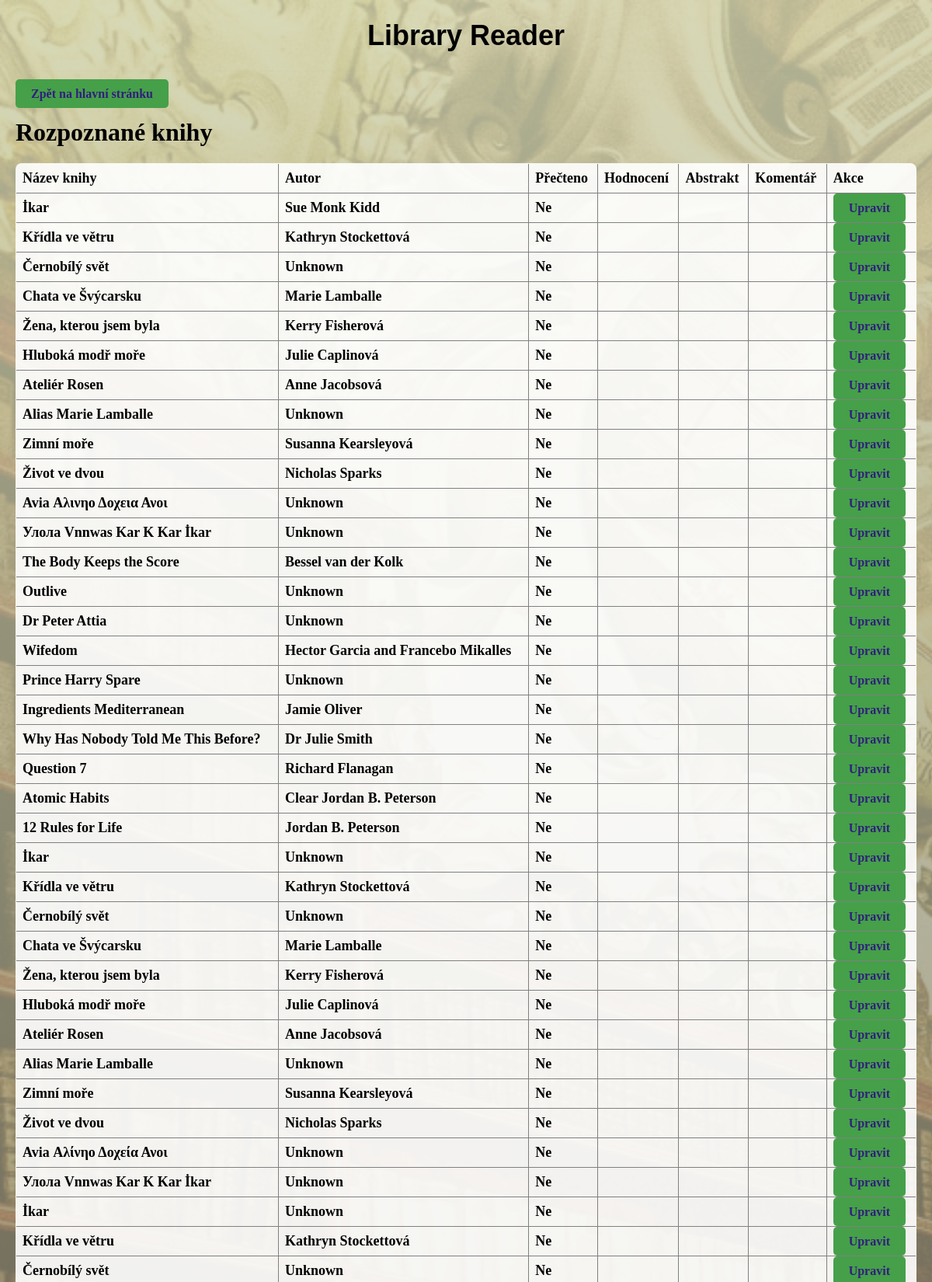
/books (upper part), run on the app's committed database.
### models.py (models this page shows)
class Book(db.Model):
    id = db.Column(db.Integer, primary_key=True)
    title = db.Column(db.String(255), nullable=True)
    author = db.Column(db.String(255), nullable=True)
    is_read = db.Column(db.Boolean, nullable=True) # ano X ne
    rating = db.Column(db.Integer, nullable=True)       # 1 - 10 hvězdiček
    abstract = db.Column(db.String(255), nullable=True)
    comment = db.Column(db.String(255), nullable=True)  # komentář

### app.py (the view)
@app.route("/books")
def books():
    try:
        books = Book.query.all()
        return render_template("books.html", books=books)
    except Exception as e:
        print(f"❌ Chyba při načítání knih: {e}")
        return render_template("books.html", error="Chyba při načítání knih.")

### templates/books.html (shortened to what this page needs)
{% extends "base.html" %}
{% block content %}
<main class="books-page">
<a href="{{ url_for('index') }}">Zpět na hlavní stránku</a>
<h1>Rozpoznané knihy</h1>
<table border="1">
    <tr>
        <th>Název knihy</th>
        <th>Autor</th>
        <th>Přečteno</th>
        <th>Hodnocení</th>
        <th>Abstrakt</th>
        <th>Komentář</th>
        <th>Akce</th>
    </tr>
    {% for book in books %}
        <tr>
            <td>{{ book.title }}</td>
            <td>{{ book.author }}</td>
            <td>{{ 'Ano' if book.is_read else 'Ne' }}</td>
            <td>{{ book.rating or '' }}</td>
            <td>{{ book.abstract or '' }}</td>
            <td>{{ book.comment or '' }}</td>
            <td><a href="{{ url_for('edit_books', book_id=book.id) }}">Upravit</a></td>
        </tr>
    {% endfor %}
</table>
<br>
</main>
{% endblock %}

### templates/base.html (shortened to what this page needs)
<!DOCTYPE html>
<html lang="cs">
<head>
    <link rel="stylesheet" href="{{ url_for('static', filename='css/style.css') }}">
</head>
<body>
    <header>
        <h1>Library Reader</h1>
    </header>
    <main>
        {% block content %}{% endblock %}
    </main>
</body>
</html>

### static/css/style.css (style rules this page uses)
html, body { height: 100%; margin: 0; padding: 0; }
body { background-image: linear-gradient(to bottom, rgba(209, 211, 175, 0.851), rgba(21, 7, 7, 0.733)), url("static/img/image_strahov.jpg"); font-family: Arial, sans-serif; background-color: #f4f4f9; color: #000000; background-repeat: no-repeat; background-size: cover; background-attachment: fixed; }
.books-page { font-family: 'Georgia', serif; font-size: 16px; color: #000000; padding: 20px; border-radius: 8px; box-shadow: 0 4px 6px rgba(0, 0, 0, 0.1); }
.books-page th, .books-page td { padding: 8px; text-align: left; }
.books-page table { width: 100%; border-collapse: collapse; font-size: large; font-weight: bold; background-color: rgba(255, 255, 255, 0.9); border-radius: 8px; overflow: hidden; }
header { padding: 1px; text-align: center; font-size: 18px; font-weight: bold; color: #000000; }
body { font-family: Arial, sans-serif; background-color: #f9f9f9; margin: 0; padding: 0; color: #333; }
a { text-align: center; margin-top: 20px; background-color: #45a049; border: none; color: #321e7e; text-decoration: none; font-weight: bold; padding: 10px 20px; border-radius: 5px; cursor: pointer; font-size: 16px; }

### data on the page
Book: title "İkar", author "Sue Monk Kidd", is_read "Ne"
Book: title "Křídla ve větru", author "Kathryn Stockettová", is_read "Ne"
Book: title "Černobílý svět", author "Unknown", is_read "Ne"
Book: title "Chata ve Švýcarsku", author "Marie Lamballe", is_read "Ne"
Book: title "Žena, kterou jsem byla", author "Kerry Fisherová", is_read "Ne"
Book: title "Hluboká modř moře", author "Julie Caplinová", is_read "Ne"
Book: title "Ateliér Rosen", author "Anne Jacobsová", is_read "Ne"
Book: title "Alias Marie Lamballe", author "Unknown", is_read "Ne"
Book: title "Zimní moře", author "Susanna Kearsleyová", is_read "Ne"
Book: title "Život ve dvou", author "Nicholas Sparks", is_read "Ne"
Book: title "Avia Αλινηο Δοχεια Ανοι", author "Unknown", is_read "Ne"
Book: title "Улола Vnnwas Kar K Kar İkar", author "Unknown", is_read "Ne"
Book: title "The Body Keeps the Score", author "Bessel van der Kolk", is_read "Ne"
Book: title "Outlive", author "Unknown", is_read "Ne"
Book: title "Dr Peter Attia", author "Unknown", is_read "Ne"
Book: title "Wifedom", author "Hector Garcia and Francebo Mikalles", is_read "Ne"
Book: title "Prince Harry Spare", author "Unknown", is_read "Ne"
Book: title "Ingredients Mediterranean", author "Jamie Oliver", is_read "Ne"
Book: title "Why Has Nobody Told Me This Before?", author "Dr Julie Smith", is_read "Ne"
Book: title "Question 7", author "Richard Flanagan", is_read "Ne"
Book: title "Atomic Habits", author "Clear Jordan B. Peterson", is_read "Ne"
Book: title "12 Rules for Life", author "Jordan B. Peterson", is_read "Ne"
Book: title "İkar", author "Unknown", is_read "Ne"
Book: title "Křídla ve větru", author "Kathryn Stockettová", is_read "Ne"
Book: title "Černobílý svět", author "Unknown", is_read "Ne"
Book: title "Chata ve Švýcarsku", author "Marie Lamballe", is_read "Ne"
Book: title "Žena, kterou jsem byla", author "Kerry Fisherová", is_read "Ne"
Book: title "Hluboká modř moře", author "Julie Caplinová", is_read "Ne"
Book: title "Ateliér Rosen", author "Anne Jacobsová", is_read "Ne"
Book: title "Alias Marie Lamballe", author "Unknown", is_read "Ne"
Book: title "Zimní moře", author "Susanna Kearsleyová", is_read "Ne"
Book: title "Život ve dvou", author "Nicholas Sparks", is_read "Ne"
Book: title "Avia Αλίνηο Δοχεία Ανοι", author "Unknown", is_read "Ne"
Book: title "Улола Vnnwas Kar K Kar İkar", author "Unknown", is_read "Ne"
Book: title "İkar", author "Unknown", is_read "Ne"
Book: title "Křídla ve větru", author "Kathryn Stockettová", is_read "Ne"
Book: title "Černobílý svět", author "Unknown", is_read "Ne"
